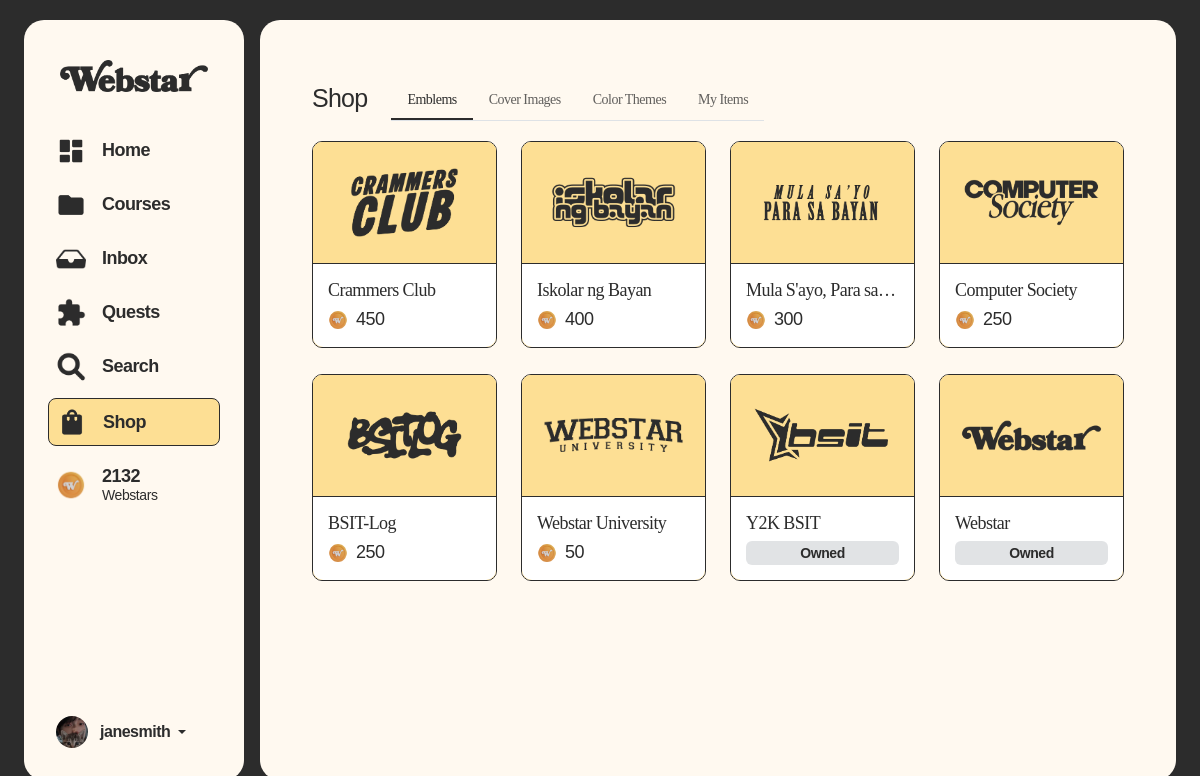
Page /shop.php (signed in) on the earlier database version.
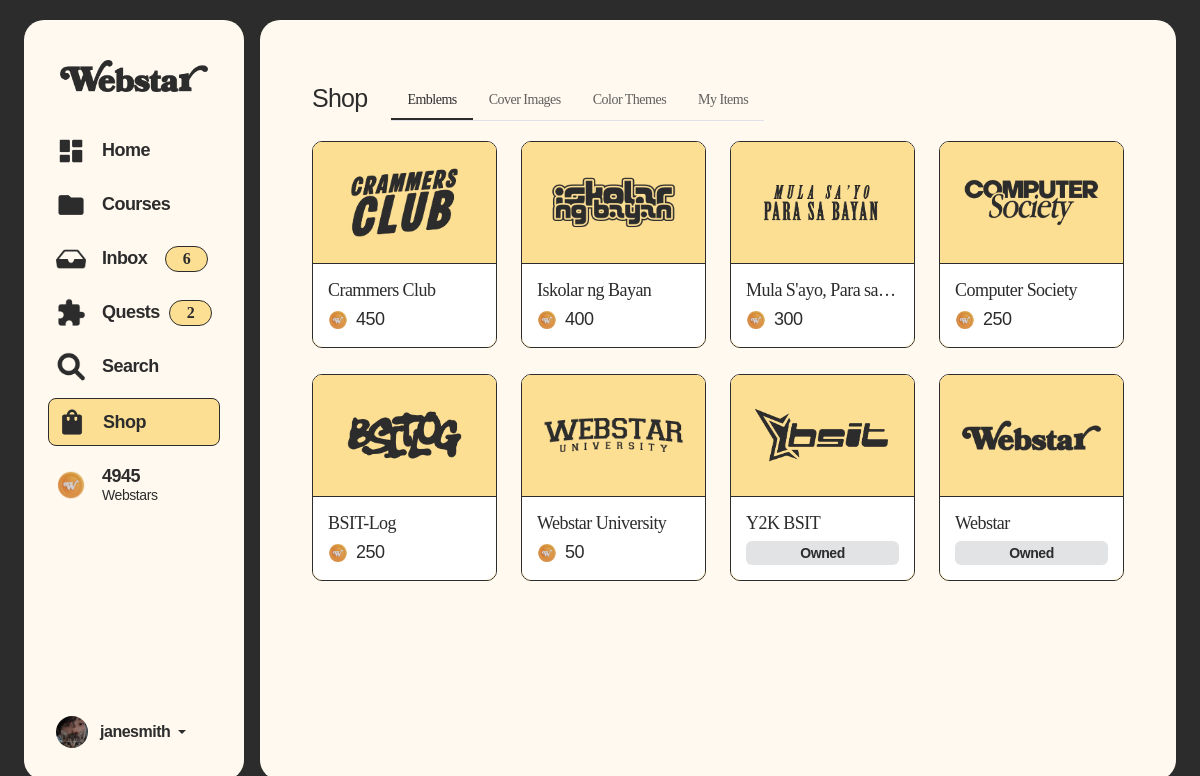
Same page on the later database version.
### tables this page shows
CREATE TABLE `users` (
  `userID` int(11) NOT NULL,
  `password` varchar(1024) NOT NULL,
  `email` varchar(50) NOT NULL,
  `role` varchar(12) NOT NULL DEFAULT 'student',
  `userName` varchar(50) NOT NULL,
  `status` varchar(15) DEFAULT 'Active'
);

CREATE TABLE `profile` (
  `profileID` int(11) NOT NULL,
  `userID` int(11) NOT NULL,
  `bio` varchar(255) NOT NULL DEFAULT 'Welcome to my Webstar profile!',
  `webstars` int(11) DEFAULT 0,
  `emblemID` int(11) NOT NULL DEFAULT 1,
  `coverImageID` int(11) NOT NULL DEFAULT 1,
  `colorThemeID` int(11) NOT NULL DEFAULT 1,
  `starCard` int(11) DEFAULT NULL
);

CREATE TABLE `userinfo` (
  `userInfoID` int(11) NOT NULL,
  `userID` int(11) NOT NULL,
  `profilePicture` varchar(100) NOT NULL DEFAULT 'defaultProfile.png',
  `firstName` varchar(50) NOT NULL,
  `middleName` varchar(50) DEFAULT NULL,
  `lastName` varchar(50) NOT NULL,
  `studentID` varchar(50) DEFAULT NULL,
  `programID` varchar(50) DEFAULT '1',
  `gender` varchar(50) DEFAULT 'Other',
  `yearLevel` varchar(20) DEFAULT '1',
  `yearSection` int(11) DEFAULT 1,
  `schoolEmail` varchar(50) DEFAULT NULL,
  `facebookLink` text DEFAULT NULL,
  `linkedInLink` text DEFAULT NULL,
  `githubLink` text DEFAULT NULL,
  `createdAt` datetime NOT NULL,
  `isNewUser` int(1) NOT NULL DEFAULT 1
);

CREATE TABLE `emblem` (
  `emblemID` int(11) NOT NULL,
  `emblemName` varchar(100) NOT NULL,
  `emblemPath` varchar(255) NOT NULL,
  `description` text NOT NULL,
  `price` int(11) NOT NULL
);

### shared/assets/database/connect.php (called while the page is built, shortened)
<?php
function executeQuery($query)
{
	$conn = $GLOBALS['conn'];
	return mysqli_query($conn, $query);
}
?>

### shared/assets/processes/session-process.php (called while the page is built, shortened)
<?php
if (isset($_SESSION['userID'])) {
    $userID = $_SESSION['userID'];
} else {
    header("Location: login.php");
    exit();
}

### shop.php (the view, shortened to what the rows shown need)
<?php $activePage = 'shop';
include("shared/assets/database/connect.php");
include("shared/assets/processes/session-process.php");
$activeTab = $_GET['tab'] ?? 'emblems';
$emblems = [];
$emblemQuery = "
SELECT e.emblemID, e.emblemName, e.emblemPath, e.description, e.price,
       CASE WHEN m.emblemID IS NOT NULL THEN 1 ELSE 0 END AS isBought
FROM emblem e
LEFT JOIN myitems m
    ON e.emblemID = m.emblemID AND m.userID = $userID
ORDER BY isBought ASC, e.price DESC
";
$result = $conn->query($emblemQuery);
if ($result && $result->num_rows > 0) {
    while ($row = $result->fetch_assoc()) {
        $emblems[] = $row;
    }
}
?>
<!doctype html>
<html lang="en">
<head>
    <link href="https://cdn.jsdelivr.net/npm/bootstrap@5.3.6/dist/css/bootstrap.min.css" rel="stylesheet"
>
    <link rel="stylesheet" href="https://cdn.jsdelivr.net/npm/bootstrap-icons@1.13.1/font/bootstrap-icons.min.css">
    <link rel="stylesheet" href="shared/assets/css/global-styles.css">
    <link rel="stylesheet" href="shared/assets/css/sidebar-and-container-styles.css">
    <link rel="stylesheet" href="shared/assets/css/shop.css">
    <link rel="stylesheet" href="shared/assets/css/settings.css">
    <link href="https://cdnjs.cloudflare.com/ajax/libs/font-awesome/6.5.0/css/all.min.css" rel="stylesheet">
    <link rel="stylesheet" href="https://cdn.jsdelivr.net/npm/bootstrap-icons@1.11.0/font/bootstrap-icons.css">
</head>
<body>
    <div class="container-fluid min-vh-100 d-flex justify-content-center align-items-center p-0 p-md-3"
        style="background-color: var(--black);">
        <div class="row w-100">
            <?php include 'shared/components/sidebar-for-desktop.php'; ?>
            <div class="col main-container m-0 p-0 mx-0 mx-md-2 p-0 p-md-4 overflow-y-auto">
                <div class="card border-0 px-3 pt-3 m-0 h-100 w-100 rounded-0 shadow-none"
                    style="background-color: transparent;">
                    <div class="container-fluid py-3 overflow-y-auto row-padding-top shop-container">
                        <div class="settings-header-wrapper my-1">
                            <div class="row align-items-center">
                                <div class="col-12 col-md-auto shop-title">
                                    <h1 class="text-sbold text-25" style="color: var(--black); ">Shop
                                    </h1>
                                </div>
                            </div>
                        </div>
                        <div class="row" id="tabContentArea">
                            <div class="tab-content m-0 p-0" id="shopTabContent">
                                <div class="tab-pane fade <?php echo ($activeTab == 'emblems') ? 'show active' : ''; ?>"
                                    id="emblems" role="tabpanel">
                                    <div class="row m-0 p-0">
                                        <?php if (!empty($emblems)): ?>
                                            <?php foreach ($emblems as $emblem): ?>
                                                <div class="col-lg-3 col-md-6 col-sm-6 col-6 card-wrapper">
                                                    <div class="customCard shop-card" data-bs-toggle="modal"
                                                        data-bs-target="#cardModal" data-id="<?php echo $emblem['emblemID']; ?>"
                                                        data-title="<?php echo htmlspecialchars($emblem['emblemName']); ?>"
                                                        data-price="<?php echo htmlspecialchars($emblem['price']); ?>"
                                                        data-img="shared/assets/img/shop/emblems/<?php echo htmlspecialchars($emblem['emblemPath']); ?>"
                                                        data-desc="<?php echo htmlspecialchars($emblem['description']); ?>"
                                                        data-isbought="<?php echo $emblem['isBought'] ? '1' : '0'; ?>">
                                                        <div class="cardItem">
                                                            <div class="shopCardImage"
                                                                style="padding:10px; display:flex; justify-content:center; align-items:center;">
                                                                <img src="shared/assets/img/shop/emblems/<?php echo htmlspecialchars($emblem['emblemPath']); ?>"
                                                                    alt="<?php echo htmlspecialchars($emblem['emblemName']); ?>"
                                                                    style="max-width:100%; max-height:100%; object-fit:contain;">
                                                            </div>
                                                            <div class="cardContent">
                                                                <div class="cardTitle text-med text-18 text-truncate">
                                                                    <?php echo htmlspecialchars($emblem['emblemName']); ?>
                                                                </div>
                                                                <?php if ($emblem['isBought']): ?>
                                                                    <div class="badge text-reg text-14 mt-1"
                                                                        style="background-color: rgba(108, 117, 125, 0.2);">Owned
                                                                    </div>
                                                                <?php else: ?>
                                                                    <div
                                                                        class="cardPrice text-med text-18 d-flex align-items-center gap-1 mt-1">
                                                                        <img class="me-1" src="shared/assets/img/webstar.png"
                                                                            width="20">
                                                                        <span><?php echo htmlspecialchars($emblem['price']); ?></span>
                                                                    </div>
                                                                <?php endif; ?>
                                                            </div>
                                                        </div>
                                                    </div>
                                                </div>
                                            <?php endforeach; ?>
                                        <?php else: ?>
                                            <p class="text-center text-14 text-med mt-1">No emblems available.</p>
                                        <?php endif; ?>
                                    </div>
                                </div>
                            </div>
                        </div>
                    </div>
                </div>
            </div>
        </div>
    </div>
</body>
</html>

### shared/components/sidebar-for-desktop.php (shortened to what the rows shown need)
<?php
include_once 'shared/assets/database/connect.php';
$userID = $_SESSION['userID'];
$usernameAndProfilePictureQuery = "
SELECT
    u.userName,
    ui.profilePicture,
    p.webstars
FROM users u
JOIN userinfo ui ON u.userID = ui.userID
JOIN profile p ON u.userID = p.userID
WHERE u.userID = $userID
";
$usernameAndProfilePictureResult = executeQuery($usernameAndProfilePictureQuery);
$userInformation = mysqli_fetch_assoc($usernameAndProfilePictureResult);
?>
<div class="col-auto d-none d-md-block">
    <div class="col-auto d-none d-md-block">
        <div class="row">
            <div class="card border-0 sidebar mx-2 p-2 overflow-y-auto" style="width: 220px;">
                <ul class="nav flex-column">
                    <div class="mt-1 end-0 mt-2 mx-3 mb-2 p-2 d-flex align-items-center">
                        <div class="d-flex flex-column align-items-start ps-2" style="line-height: 1.2;">
                            <a href="transactions.php" class="text-med text-18" style="text-decoration: none;">
                                <strong><?php echo $userInformation['webstars'] ?></strong>
                            </a>
                        </div>
                    </div>
                </ul>
                <div class="dropdown mt-auto p-4">
                    <a href="#" class="d-flex align-items-center text-decoration-none dropdown-toggle text-dark"
                        data-bs-toggle="dropdown" aria-expanded="false">
                        <img src="shared/assets/pfp-uploads/<?php echo $userInformation['profilePicture'] ?>" alt=""
                            width="32" height="32" class="rounded-circle me-2"
                            style="object-fit: cover; width: 32px; height: 32px; overflow: hidden;">
                        <strong class="text-dark text-med text-16 px-1 text-truncate" style="max-width:100px"
                            title=" <?php echo $userInformation['userName'] ?>">
                            <?php echo $userInformation['userName'] ?>
                        </strong>
                    </a>
                </div>
            </div>
        </div>
    </div>
</div>

Differences in the rows shown:
changed users "janesmith": profile.webstars "2132" → "4945"
Other differences:
$displayInbox: (not shown) → "6"
$displayTodo: (not shown) → "2"
